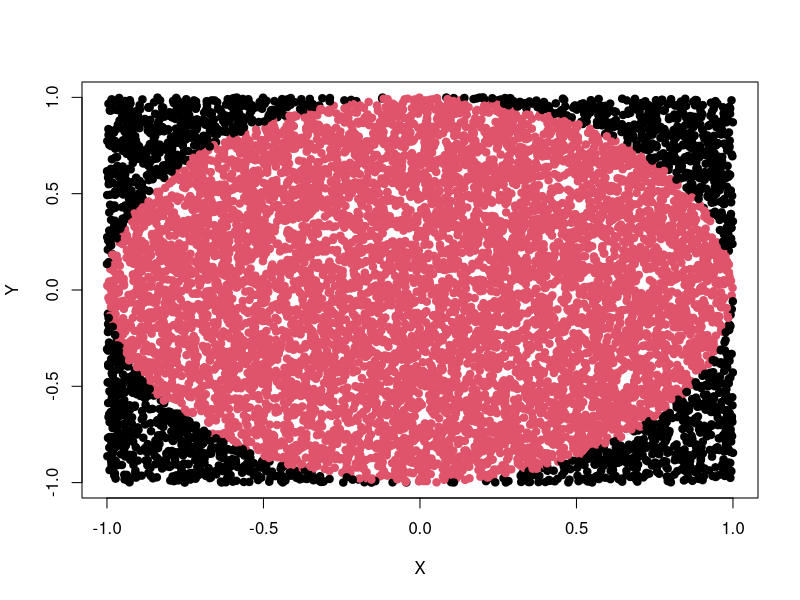
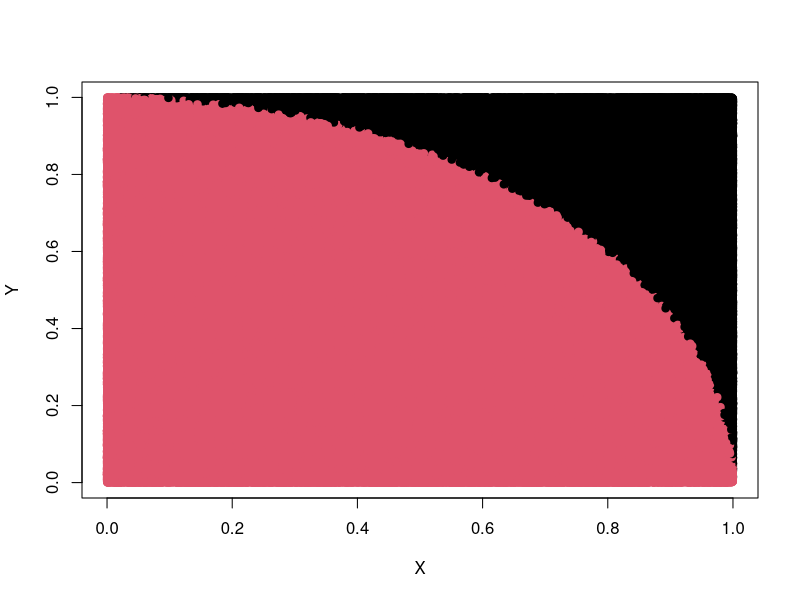

R code for these plots, in order:
## ---- chunk 1
knitr::opts_chunk$set(echo = TRUE)
## ---- chunk 2

library(pracma)
taylor(f = sin, x0 =  0, n = 6)
## ---- chunk 3
function1 <- function(x) {
  exp(-(x^2))
}

integral(function1, 0 , 0.5)
## ---- chunk 4
fx = expression(exp(-(x^2)))

x <- runif(100000)
X <- eval(fx)
mean(X)
## ---- chunk 5
gu <- expression(exp(-((0.5*u)^2))*0.5)

u <- runif(10000)
U <- eval(gu)
mean(U)
## ---- chunk 6
u <- runif(10000, 0, 0.5)
gu <- expression( exp(-(u^2)) )
U <- eval(gu)
mean(U*0.5) # <- el 0.5 comes from [b-a]dy = dx
## ---- chunk 7
integral(function1, 0, 1/2)
## ---- chunk 8
function2 <- function(x, y){
  exp((x+y)^2)  
}

integral2(function2, 0, 1, 0, 1)

## ---- chunk 9
# Number of random points
L <- 1e4
r = 1

# Generation of random points
X <- runif(L,-1,1)
Y <- runif(L,-1,1)

# Formula to satisfy / constraint
total <- (X^2 + Y^2) <= r^2

# Let's see how many points satisfy the constraint
# The 4 comes from the range(-1, 1) for both variables (square area)
(4*sum(total))/length(total)
## ---- chunk 10
color <- (as.numeric(total)+1)
plot(X,Y, pch = 19, col = color)
## ---- chunk 11
L <- 1e6

X <- runif(L,0,1)
Y <- runif(L,0,1)

total <- (X^2 + Y^2) <= 1
(4*sum(total))/length(total)
## ---- chunk 12
color <- (as.numeric(total)+1)
plot(X,Y, pch = 19, col = color)
